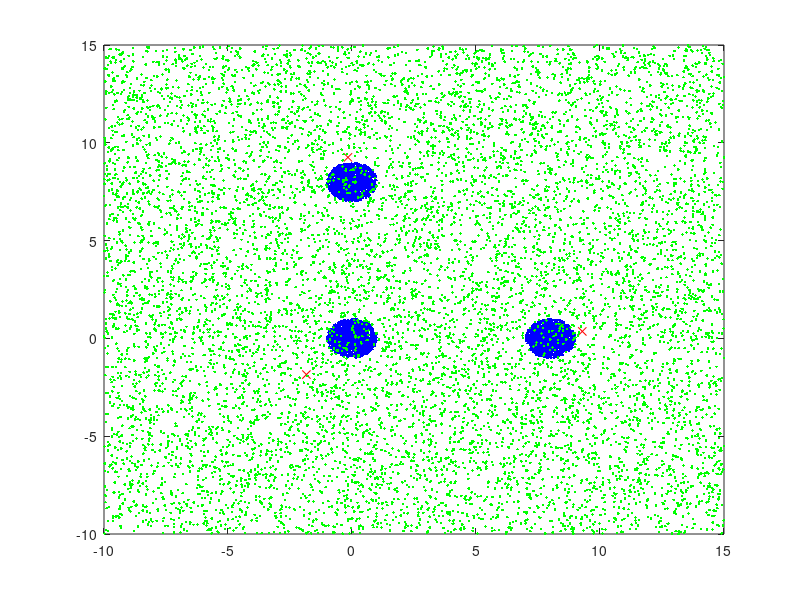

The MATLAB script that drew this image:
function [X, centroid] = makeDataset()
	K = 3;
	s = [2000 2000 2000];
	c = [0.0 0.0; 8.0 0.0; 0.0 8.0];

	noiseSize = 10000; noiseRange = [-10 15; -10 15];

	nicePt = makeCircle(c(1, :), 1.0, s(1));
	nicePt = [nicePt; makeCircle(c(2, :), 1.0, s(2))];
	nicePt = [nicePt; makeCircle(c(3, :), 1.0, s(3))];
	noisePt = makeNoise(noiseRange(1, :), noiseRange(2, :), noiseSize);

	X = [nicePt; noisePt];
	y = [ones(s(1), 1); 2*ones(s(2), 1); 3*ones(s(3), 1)];
	[class, centroid] = kmeans(X, K);

	plot(nicePt(:,1), nicePt(:,2), '.b');
	hold on;
	plot(centroid(:,1), centroid(:,2), '.xr');
	plot(noisePt(:,1), noisePt(:,2), '.g');
	%plot(c(:,1), c(:,2), '.ob');
end

function [pts] = makeCircle(center, radius, noPoints)
	pts = [];
	for i = 1:noPoints
		r = radius*rand();
		theta = 2*pi*rand();

		pts = [pts; center(1)+r*cos(theta) center(2)+r*sin(theta)];
	end
end

function [pts] = makeNoise(xRange, yRange, noPoints)
	pts = [];
	for i = 1:noPoints
		x = xRange(1) + (xRange(2) - xRange(1))*rand();
		y = yRange(1) + (yRange(2) - yRange(1))*rand();

		pts = [pts; x y];
	end
end
